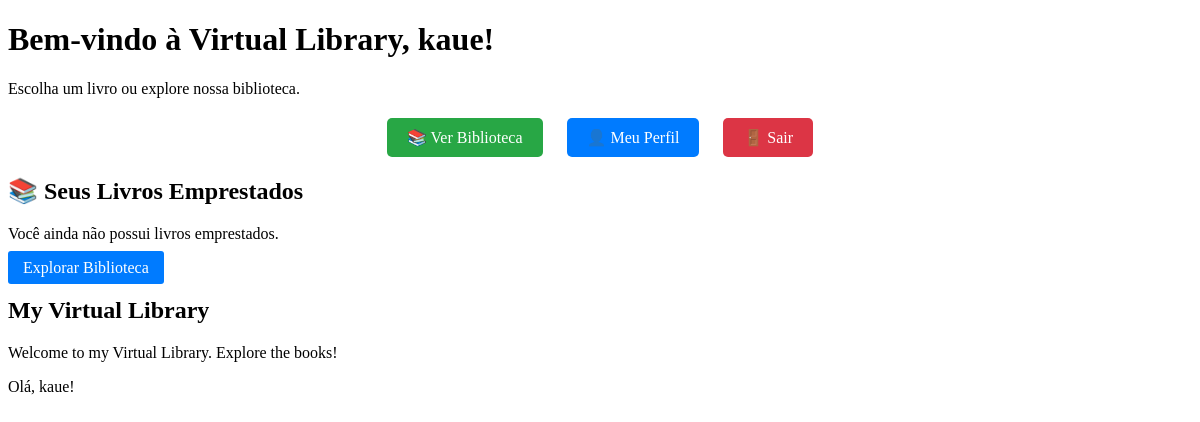
Page /virtuallibrary/home/ (signed in) on the earlier database version.
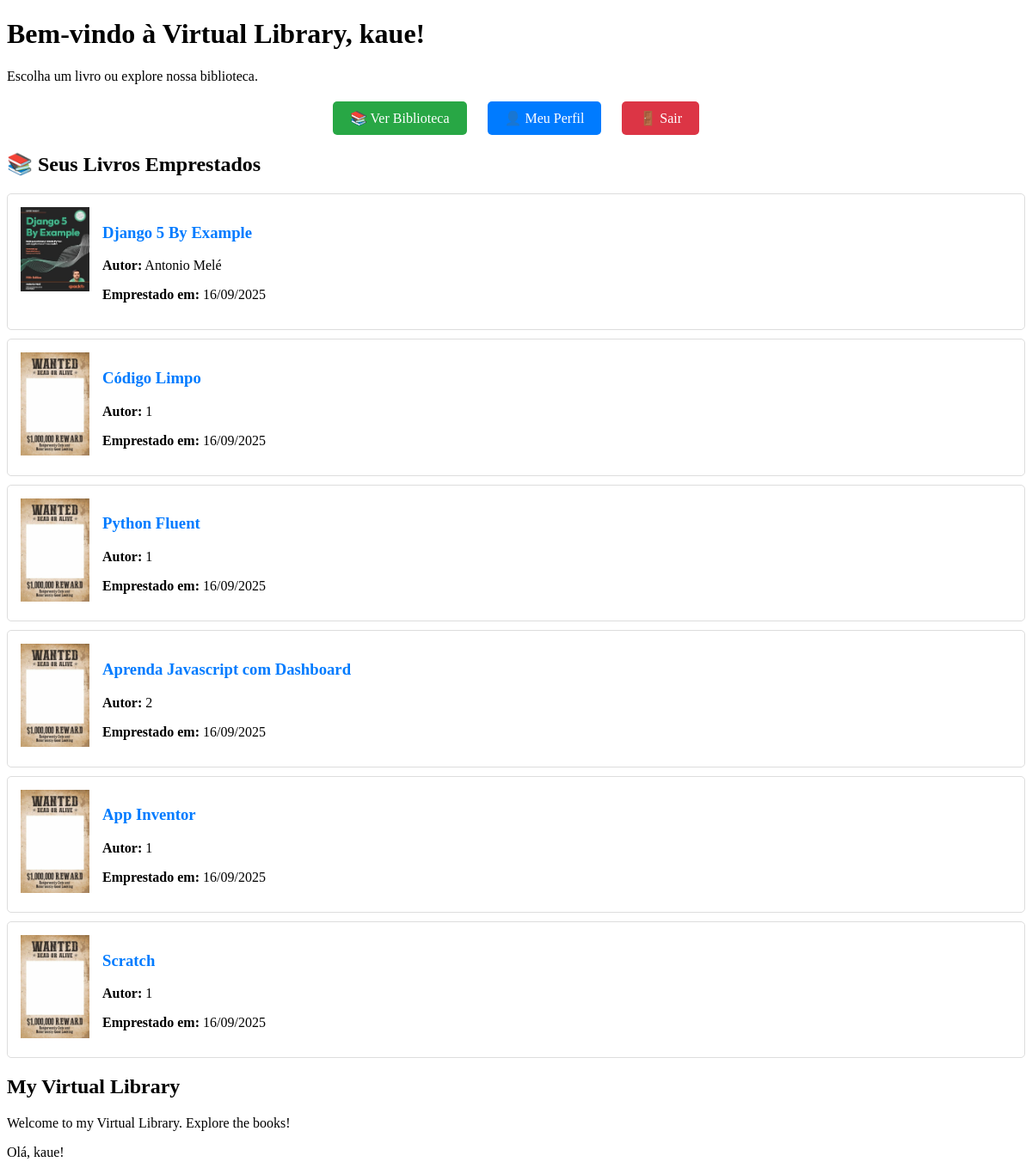
Same page on the later database version.
### virtuallibrary/models.py (models this page shows, shortened)
class Emprestimo(models.Model):
    user = models.ForeignKey(User, on_delete=models.CASCADE)
    book = models.ForeignKey(Book, on_delete=models.CASCADE)
    data_emprestimo = models.DateTimeField(auto_now_add=True)
    class Meta:
        unique_together = ['user', 'book']  # Evita emprestar o mesmo livro duas vezes

class Book(models.Model):
    tags = TaggableManager()
    class Status(models.TextChoices):
        DRAFT = 'DF','Draft'
        PUBLISHED = 'PB','Published'
    title = models.CharField(max_length=250)
    slug = models.SlugField(max_length=250)
    body = models.TextField()
    author = models.CharField(max_length=200, help_text="Nome do autor do livro", default="Autor Desconhecido")
    publication_date = models.DateField(help_text="Data original de publicação do livro", default="2024-01-01")
    posted_by = models.ForeignKey(
        settings.AUTH_USER_MODEL,
        on_delete=models.CASCADE,
        related_name='books_posted',
        help_text="Admin que adicionou este livro ao sistema",
        default=1  # Assume que o primeiro usuário (ID=1) é o admin principal
    )
    cover = models.ImageField(
        upload_to='book_covers/',  # pasta dentro de MEDIA_ROOT
        blank=True,
        null=True
    )
    publish = models.DateTimeField(default=timezone.now)
    created = models.DateTimeField(auto_now_add=True)
    updated = models.DateTimeField(auto_now=True)  # Corrigido: era auto_now_add
    status = models.CharField(
        max_length=2,
        choices = Status,
        default=Status.DRAFT
    )
    objects = models.Manager()
    published = PublishedManager()
    class Meta:
        ordering = ['-publish']
        indexes = [
                models.Index(fields=['-publish']),
            ]

### virtuallibrary/views.py (the view)
# urls.py: path('home/', views.home_view, name='home'),   # /home/ -> home
def home_view(request):
    emprestimos = []
    if request.user.is_authenticated:
        emprestimos = Emprestimo.objects.filter(user=request.user).select_related('book')
    return render(request, 'home/home.html', {
        'user': request.user,
        'emprestimos': emprestimos
    })

### virtuallibrary/templates/home/home.html (shortened to what this page needs)
{% extends "virtuallibrary/base.html" %}
{% load static %}
{% block content %}
    <header>
        <h1>Bem-vindo à Virtual Library, {{ user.username }}!</h1>
        <p>Escolha um livro ou explore nossa biblioteca.</p>
    </header>
    {% if user.is_authenticated %}
    <nav style="margin: 20px 0; text-align: center;">
        <a href="{% url 'virtuallibrary:book_list' %}"
           style="background: #28a745; color: white; padding: 10px 20px; text-decoration: none; border-radius: 5px; margin: 0 10px; display: inline-block;">
            📚 Ver Biblioteca
        </a>
        <a href="{% url 'virtuallibrary:profile' %}"
           style="background: #007bff; color: white; padding: 10px 20px; text-decoration: none; border-radius: 5px; margin: 0 10px; display: inline-block;">
            👤 Meu Perfil
        </a>
        <a href="{% url 'virtuallibrary:logout' %}"
           style="background: #dc3545; color: white; padding: 10px 20px; text-decoration: none; border-radius: 5px; margin: 0 10px; display: inline-block;">
            🚪 Sair
        </a>
    </nav>
    {% endif %}
    <section class="home-content">
        <h2>📚 Seus Livros Emprestados</h2>
        {% if emprestimos %}
            {% for emprestimo in emprestimos %}
                <div style="border: 1px solid #ddd; padding: 15px; margin: 10px 0; border-radius: 5px;">
                    {% if emprestimo.book.cover %}
                        <img src="{{ emprestimo.book.cover.url }}" alt="{{ emprestimo.book.title }}" width="80" style="float: left; margin-right: 15px;">
                    {% else %}
                        <img src="{% static 'images/default_cover.png' %}" alt="Capa padrão" width="80" style="float: left; margin-right: 15px;">
                    {% endif %}
                    <h3>
                        <a href="{% url 'virtuallibrary:book_detail' emprestimo.book.id %}" style="text-decoration: none; color: #007bff;">
                            {{ emprestimo.book.title }}
                        </a>
                    </h3>
                    <p><strong>Autor:</strong> {{ emprestimo.book.author }}</p>
                    <p><strong>Emprestado em:</strong> {{ emprestimo.data_emprestimo|date:"d/m/Y" }}</p>
                </div>
            {% endfor %}
        {% else %}
            <p>Você ainda não possui livros emprestados.</p>
            <a href="{% url 'virtuallibrary:book_list' %}"
               style="background: #007bff; color: white; padding: 8px 15px; text-decoration: none; border-radius: 3px;">
                Explorar Biblioteca
            </a>
        {% endif %}
    </section>
{% endblock %}

### virtuallibrary/templates/virtuallibrary/base.html (shortened to what this page needs)
{% load static %}
<!DOCTYPE html>
<html lang="en">
<head>
</head>
<body>
    <div id="wrapper">
        <div id="content">
            {% block content %}{% endblock %}
        </div>
        <div id="sidebar">
            <h2>My Virtual Library</h2>
            <p>Welcome to my Virtual Library. Explore the books!</p>
            <div class="auth-section">
                {% if user.is_authenticated %}
                    <p>Olá, {{ user.username }}!</p>
                {% else %}
                    <p><a href="{% url 'virtuallibrary:login' %}">Entrar/Cadastrar</a></p>
                {% endif %}
            </div>
        </div>
    </div>
</body>
</html>

Differences in the rows shown:
added Emprestimo: book.cover (picture), book "Django 5 By Example", book.author "Antonio Melé", data_emprestimo "16/09/2025"
added Emprestimo: book "Código Limpo", book.author "1", data_emprestimo "16/09/2025"
added Emprestimo: book "Python Fluent", book.author "1", data_emprestimo "16/09/2025"
added Emprestimo: book "Aprenda Javascript com Dashboard", book.author "2", data_emprestimo "16/09/2025"
added Emprestimo: book "App Inventor", book.author "1", data_emprestimo "16/09/2025"
added Emprestimo: book "Scratch", book.author "1", data_emprestimo "16/09/2025"
Other differences:
text no longer shown: "Você ainda não possui livros emprestados. Explorar Biblioteca"
